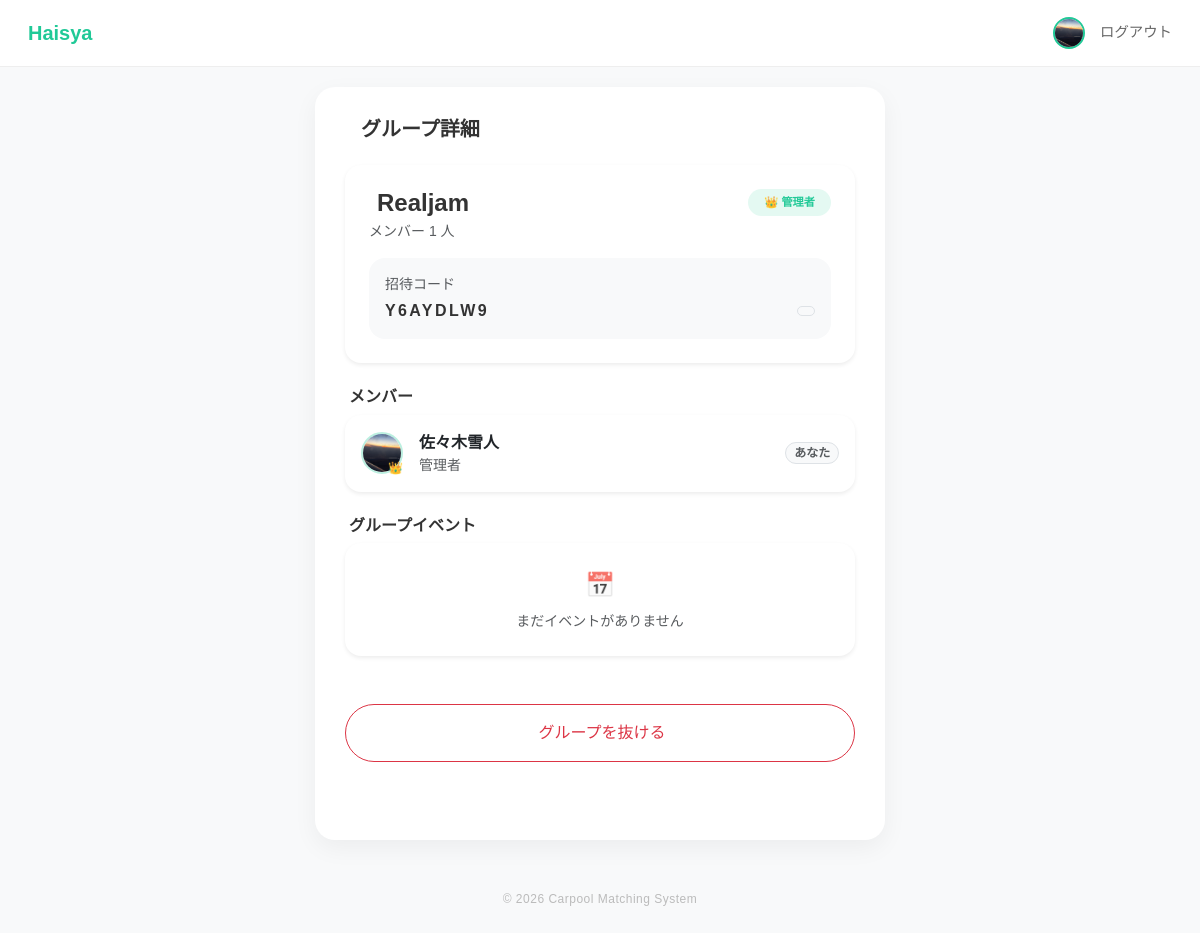
Page /events/group/1 (signed in) on the earlier database version.
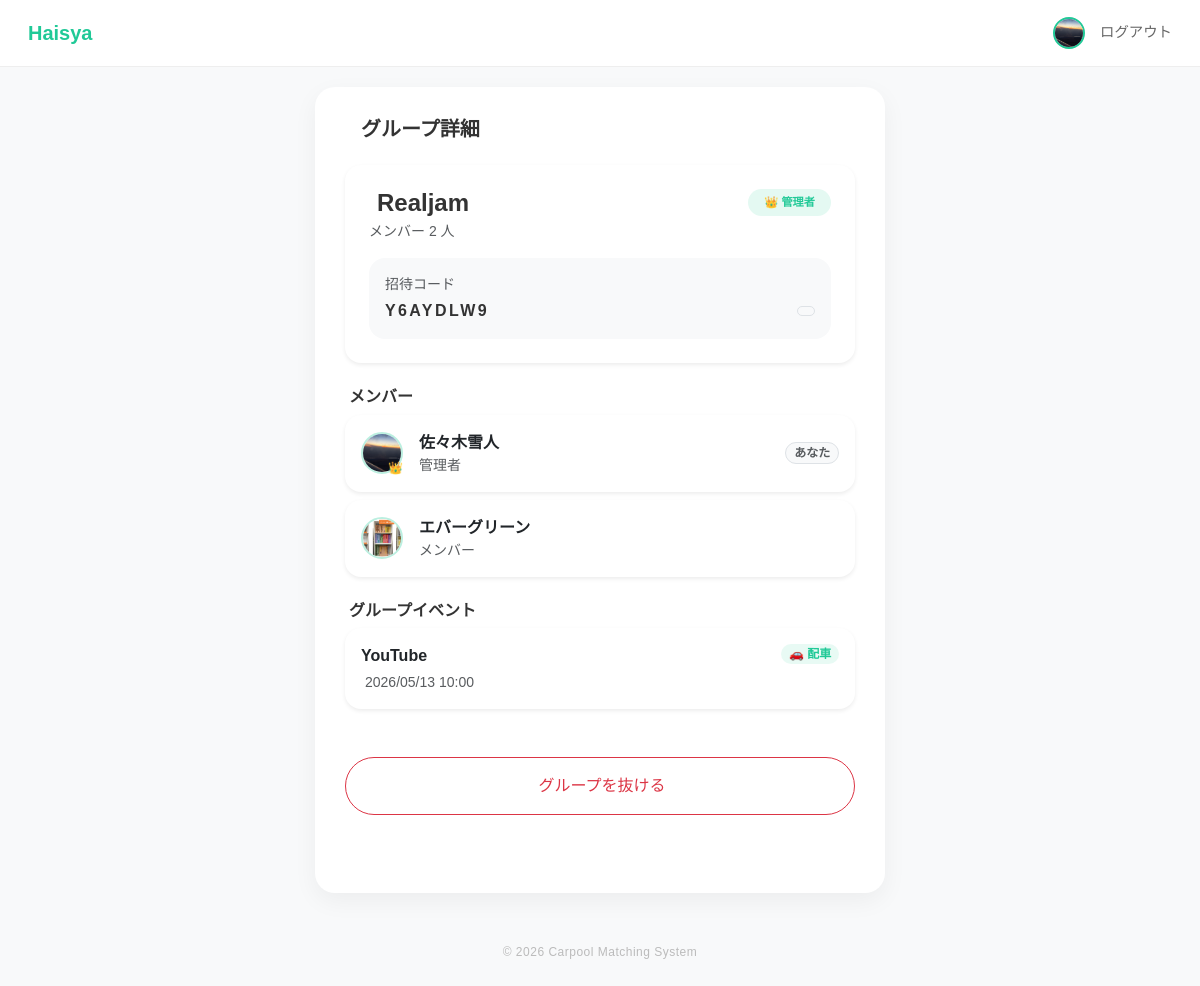
Same page on the later database version.
### app/models/group.py (models this page shows, shortened)
class GroupMember(db.Model):
    __tablename__ = 'group_members'
    user_id = db.Column(db.Integer, db.ForeignKey('users.id'), primary_key=True)
    group_id = db.Column(db.Integer, db.ForeignKey('groups.id'), primary_key=True)
    joined_at = db.Column(db.DateTime, default=datetime.utcnow)
    role = db.Column(db.String(20), default='member')
    group = db.relationship('Group', backref=db.backref('membership_list', lazy='dynamic', cascade="all, delete-orphan"))
    user = db.relationship('User', backref=db.backref('group_memberships', lazy='dynamic'))

### app/models/user.py (models this page shows)
class User(db.Model, UserMixin):
    __tablename__ = "users"
    id = db.Column(db.Integer, primary_key=True)
    username = db.Column(db.String(50), unique=True, nullable=False)
    password = db.Column(db.String(200), nullable=False)
    display_name = db.Column(db.String(50))
    icon = db.Column(db.String(200), default="default.png")
    genre = db.Column(db.String(50))  # 所属ジャンル
    age = db.Column(db.Integer)
    @property
    def name(self):
        return self.display_name or self.username

### app/models/event.py (models this page shows, shortened)
class Event(db.Model):
    __tablename__ = 'events'
    id = db.Column(db.Integer, primary_key=True)
    title = db.Column(db.String(100), nullable=False)
    group_id = db.Column(db.Integer, db.ForeignKey('groups.id'), nullable=True)
    location = db.Column(db.String(200))
    start_time = db.Column(db.DateTime, nullable=False)
    end_time = db.Column(db.DateTime)
    join_code = db.Column(db.String(10), unique=True, nullable=False)
    needs_car = db.Column(db.Boolean, default=True)
    created_by = db.Column(db.Integer, db.ForeignKey('users.id'), nullable=False)
    created_at = db.Column(db.DateTime, default=datetime.utcnow)
    creator = db.relationship("User", backref=db.backref("created_events", lazy=True))
    rooms = db.relationship(
        "Room",
        backref="event",
        lazy=True,
        cascade="all, delete-orphan"
    )

### app/events/routes.py (the view)
@events_bp.route("/group/<int:group_id>")
@login_required
def group_detail(group_id):
    group = Group.query.get_or_404(group_id)
    membership = GroupMember.query.filter_by(
        group_id=group.id,
        user_id=current_user.id
    ).first()
    if not membership:
        flash("このグループを見る権限がありません。", "danger")
        return redirect(url_for("index"))
    members = (
        GroupMember.query
        .filter_by(group_id=group.id)
        .options(joinedload(GroupMember.user))
        .all()
    )
    events = Event.query.filter_by(
        group_id=group.id
    ).order_by(Event.start_time.desc()).all()
    is_admin = membership.role == "admin"
    return render_template(
        "group_detail.html",
        group=group,
        members=members,
        events=events,
        is_admin=is_admin
    )

### app/models/user.py (called while the page is built)
@login_manager.user_loader
def load_user(user_id):
    return User.query.get(int(user_id))

### app/templates/group_detail.html (shortened to what the changed rows need)
{% extends "layout.html" %}
{% block content %}
{% from 'macros/avatar.html' import avatar %}
<div class="main-card border-0 shadow-sm rounded-4 p-4 mb-4">
    <div class="d-flex justify-content-between align-items-start mb-3">
        <div>
            <div class="d-flex align-items-center gap-2 mb-1">
                <h4 class="fw-bold mb-0">
                </h4>
            </div>
            <div class="small text-muted">
                メンバー {{ members|length }} 人
            </div>
        </div>
    </div>
</div>
<div class="mb-4">
    <div class="d-flex flex-column gap-2">
        {% for member in members %}
        <div class="main-card border-0 shadow-sm rounded-4 p-3">
            <div class="d-flex justify-content-between align-items-center">
                <div class="d-flex align-items-center gap-3">
                    {{ avatar(member.user, size=42, is_admin=(member.role == 'admin')) }}
                    <div>
                        <div class="fw-bold text-dark">
                            {{ member.user.name }}
                        </div>
                        <div class="small text-muted">
                            {% if member.role == 'admin' %}
                                管理者
                            {% else %}
                                メンバー
                            {% endif %}
                        </div>
                    </div>
                </div>
                {% if member.user_id == current_user.id %}
                <span class="badge bg-light text-muted border rounded-pill">
                    あなた
                </span>
                {% endif %}
            </div>
        </div>
        {% endfor %}
    </div>
</div>
<div class="mb-5">
    {% if events %}
        <div class="d-flex flex-column gap-2">
            {% for event in events %}
            <a href="{{ url_for('events.event_detail', event_id=event.id) }}"
               class="text-decoration-none">
                <div class="main-card border-0 shadow-sm rounded-4 p-3">
                    <div class="d-flex justify-content-between align-items-start">
                        <div>
                            <div class="fw-bold text-dark mb-1">
                                {{ event.title }}
                            </div>
                            <div class="small text-muted">
                                {{ event.start_time.strftime('%Y/%m/%d %H:%M') }}
                            </div>
                        </div>
                        {% if event.needs_car %}
                        <span class="badge rounded-pill"
                              style="
                                background: rgba(32,201,151,0.1);
                                color: var(--walica-green);
                              ">
                            🚗 配車
                        </span>
                        {% endif %}
                    </div>
                </div>
            </a>
            {% endfor %}
        </div>
    {% else %}
    <div class="main-card border-0 shadow-sm rounded-4 p-4 text-center text-muted">
        <div style="font-size: 1.5rem;">
            📅
        </div>
        <p class="small mb-0 mt-2">
            まだイベントがありません
        </p>
    </div>
    {% endif %}
</div>
{% endblock %}

### app/templates/macros/avatar.html (shortened to what this page needs)
{% macro avatar(user, size=42, is_admin=false) %}
{% set has_icon = user.icon and user.icon != 'default.png' %}
<div class="position-relative d-inline-block flex-shrink-0">
    {% if has_icon %}
    <img src="{{ url_for('static', filename=user.icon) }}"
         alt="{{ user.name }}"
         class="rounded-circle"
         style="width: {{ size }}px; height: {{ size }}px;
                object-fit: cover;
                border: 2px solid rgba(32,201,151,0.3);">
    {% endif %}
    {% if is_admin %}
    <span class="position-absolute bottom-0 end-0"
          style="font-size: {{ [size * 0.3, 10] | max | int }}px; line-height: 1;">
        👑
    </span>
    {% endif %}
</div>
{% endmacro %}

Differences in the rows shown:
now on this page (row edited): GroupMember: icon (picture), user.name "エバーグリーン", role "メンバー"
added Event: title "YouTube", start_time "2026/05/13 10:00", needs_car "🚗 配車"
Other differences:
{{ members|length }}: "1" → "2"
text no longer shown: "📅 まだイベントがありません"
